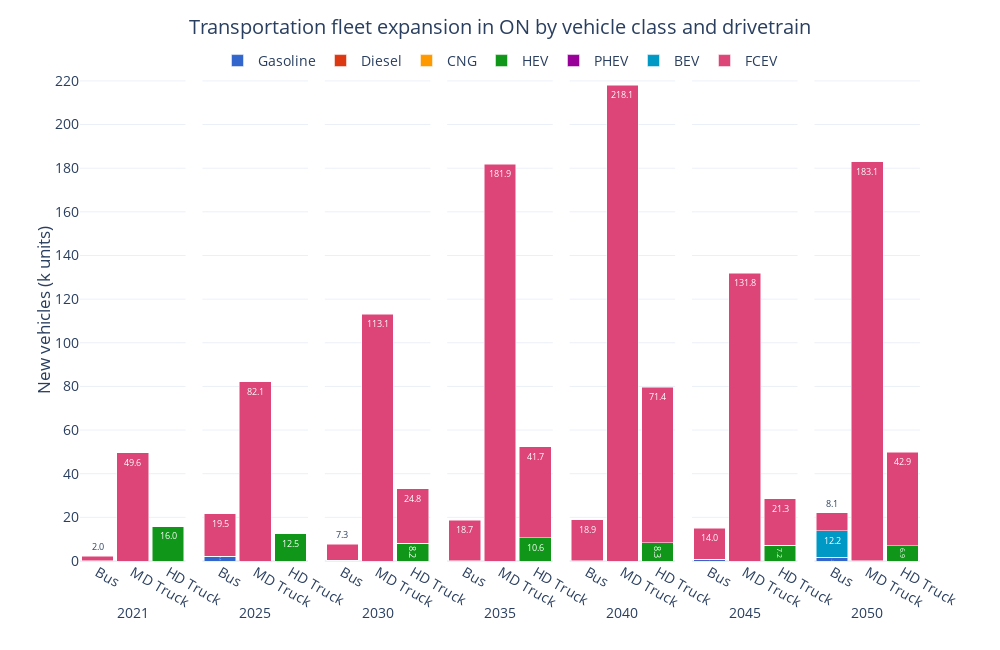

Source (notebook cell):
### Code cell
ref_fig = ref_trnnewcap[ref_trnnewcap['Vehicle Class'].isin(['Bus', 'MD Truck', 'HD Truck'])][['Period', 'Vehicle Class', 'New Capacity', 'Carrier']].groupby(['Period', 'Vehicle Class', 'Carrier'], as_index=False).sum()
ref_fig['New Capacity (M units)'] = ref_fig['New Capacity']/1E3

ref_fig['Carrier'] = pd.Categorical(ref_fig['Carrier'], categories=drivetrain_order, ordered=True)
ref_fig = ref_fig.sort_values(['Carrier', 'Period'])

fig = px.bar(ref_fig, 
             x='Vehicle Class', 
             y='New Capacity', 
             color='Carrier', 
             barmode='stack', 
             facet_col='Period',
             facet_col_spacing=2E-2,
             template='plotly_white',
             color_discrete_sequence=px.colors.qualitative.G10[:7] + px.colors.qualitative.G10[8:],
             text_auto='.1f',
             width=1000, height=650,
             )

fig.update_layout(title=dict(
        text='Transportation fleet expansion in ON by vehicle class and drivetrain',
        x=0.5, 
        y=0.97,
        xanchor='center',
        yanchor='top'
    ),
    xaxis=dict(title='Period'),
    yaxis=dict(title='New vehicles (k units)',
               dtick=20),
    yaxis_title_standoff=0,
    legend_title_text='',
    bargap=0.1,
    legend=dict(
        orientation='h',  
        yanchor='top',
        y=1.03,  
        xanchor='center',
        x=0.5),
    font=dict(
        # family="Open Sans",
        size=14)
    )

for annotation in fig.layout.annotations:
    annotation.text = annotation.text.split('=')[1]
    annotation.y = -0.08  
    annotation.yanchor = 'top' 

for axis in fig.layout:
    if axis.startswith('yaxis'):
        fig.layout[axis].dtick = 20

for axis in fig.layout:
    if axis.startswith('xaxis'):
        fig.layout[axis].title.text = ''

fig.for_each_trace(lambda trace: trace.update(textfont=dict(size=9)))

fig.show()

### Figure 1 — Plotly figure (JSON) as saved in the notebook; plotly's stock layout.template omitted (floating-point values rounded to 4 significant figures)
{"data": [{"alignmentgroup": "True", "hovertemplate": "Carrier=Gasoline<br>Period=2021<br>Vehicle Class=%{x}<br>New Capacity=%{y}<extra></extra>", "legendgroup": "Gasoline", "marker": {"color": "#3366CC", "pattern": {"shape": ""}}, "name": "Gasoline", "offsetgroup": "Gasoline", "orientation": "v", "showlegend": true, "textfont": {"size": 9}, "textposition": "auto", "texttemplate": "%{y:.1f}", "type": "bar", "x": ["Bus", "MD Truck"], "xaxis": "x", "y": [0.1083, 0], "yaxis": "y"}, {"alignmentgroup": "True", "hovertemplate": "Carrier=Gasoline<br>Period=2025<br>Vehicle Class=%{x}<br>New Capacity=%{y}<extra></extra>", "legendgroup": "Gasoline", "marker": {"color": "#3366CC", "pattern": {"shape": ""}}, "name": "Gasoline", "offsetgroup": "Gasoline", "orientation": "v", "showlegend": false, "textfont": {"size": 9}, "textposition": "auto", "texttemplate": "%{y:.1f}", "type": "bar", "x": ["Bus", "MD Truck"], "xaxis": "x2", "y": [2.128, 0], "yaxis": "y2"}, {"alignmentgroup": "True", "hovertemplate": "Carrier=Gasoline<br>Period=2030<br>Vehicle Class=%{x}<br>New Capacity=%{y}<extra></extra>", "legendgroup": "Gasoline", "marker": {"color": "#3366CC", "pattern": {"shape": ""}}, "name": "Gasoline", "offsetgroup": "Gasoline", "orientation": "v", "showlegend": false, "textfont": {"size": 9}, "textposition": "auto", "texttemplate": "%{y:.1f}", "type": "bar", "x": ["Bus", "MD Truck"], "xaxis": "x3", "y": [0.3799, 0], "yaxis": "y3"}, {"alignmentgroup": "True", "hovertemplate": "Carrier=Gasoline<br>Period=2035<br>Vehicle Class=%{x}<br>New Capacity=%{y}<extra></extra>", "legendgroup": "Gasoline", "marker": {"color": "#3366CC", "pattern": {"shape": ""}}, "name": "Gasoline", "offsetgroup": "Gasoline", "orientation": "v", "showlegend": false, "textfont": {"size": 9}, "textposition": "auto", "texttemplate": "%{y:.1f}", "type": "bar", "x": ["Bus", "MD Truck"], "xaxis": "x4", "y": [0.08174, 0], "yaxis": "y4"}, {"alignmentgroup": "True", "hovertemplate": "Carrier=Gasoline<br>Period=2040<br>Vehicle Class=%{x}<br>New Capacity=%{y}<extra></extra>", "legendgroup": "Gasoline", "marker": {"color": "#3366CC", "pattern": {"shape": ""}}, "name": "Gasoline", "offsetgroup": "Gasoline", "orientation": "v", "showlegend": false, "textfont": {"size": 9}, "textposition": "auto", "texttemplate": "%{y:.1f}", "type": "bar", "x": ["Bus", "MD Truck"], "xaxis": "x5", "y": [0.01528, 0], "yaxis": "y5"}, {"alignmentgroup": "True", "hovertemplate": "Carrier=Gasoline<br>Period=2045<br>Vehicle Class=%{x}<br>New Capacity=%{y}<extra></extra>", "legendgroup": "Gasoline", "marker": {"color": "#3366CC", "pattern": {"shape": ""}}, "name": "Gasoline", "offsetgroup": "Gasoline", "orientation": "v", "showlegend": false, "textfont": {"size": 9}, "textposition": "auto", "texttemplate": "%{y:.1f}", "type": "bar", "x": ["Bus", "MD Truck"], "xaxis": "x6", "y": [0.9065, 0], "yaxis": "y6"}, {"alignmentgroup": "True", "hovertemplate": "Carrier=Gasoline<br>Period=2050<br>Vehicle Class=%{x}<br>New Capacity=%{y}<extra></extra>", "legendgroup": "Gasoline", "marker": {"color": "#3366CC", "pattern": {"shape": ""}}, "name": "Gasoline", "offsetgroup": "Gasoline", "orientation": "v", "showlegend": false, "textfont": {"size": 9}, "textposition": "auto", "texttemplate": "%{y:.1f}", "type": "bar", "x": ["Bus", "MD Truck"], "xaxis": "x7", "y": [1.727, 0], "yaxis": "y7"}, {"alignmentgroup": "True", "hovertemplate": "Carrier=Diesel<br>Period=2021<br>Vehicle Class=%{x}<br>New Capacity=%{y}<extra></extra>", "legendgroup": "Diesel", "marker": {"color": "#DC3912", "pattern": {"shape": ""}}, "name": "Diesel", "offsetgroup": "Diesel", "orientation": "v", "showlegend": true, "textfont": {"size": 9}, "textposition": "auto", "texttemplate": "%{y:.1f}", "type": "bar", "x": ["Bus", "HD Truck", "MD Truck"], "xaxis": "x", "y": [0, 0, 0], "yaxis": "y"}, {"alignmentgroup": "True", "hovertemplate": "Carrier=Diesel<br>Period=2025<br>Vehicle Class=%{x}<br>New Capacity=%{y}<extra></extra>", "legendgroup": "Diesel", "marker": {"color": "#DC3912", "pattern": {"shape": ""}}, "name": "Diesel", "offsetgroup": "Diesel", "orientation": "v", "showlegend": false, "textfont": {"size": 9}, "textposition": "auto", "texttemplate": "%{y:.1f}", "type": "bar", "x": ["Bus", "HD Truck", "MD Truck"], "xaxis": "x2", "y": [0, 0, 0], "yaxis": "y2"}, {"alignmentgroup": "True", "hovertemplate": "Carrier=Diesel<br>Period=2030<br>Vehicle Class=%{x}<br>New Capacity=%{y}<extra></extra>", "legendgroup": "Diesel", "marker": {"color": "#DC3912", "pattern": {"shape": ""}}, "name": "Diesel", "offsetgroup": "Diesel", "orientation": "v", "showlegend": false, "textfont": {"size": 9}, "textposition": "auto", "texttemplate": "%{y:.1f}", "type": "bar", "x": ["Bus", "HD Truck", "MD Truck"], "xaxis": "x3", "y": [0, 0, 0], "yaxis": "y3"}, {"alignmentgroup": "True", "hovertemplate": "Carrier=Diesel<br>Period=2035<br>Vehicle Class=%{x}<br>New Capacity=%{y}<extra></extra>", "legendgroup": "Diesel", "marker": {"color": "#DC3912", "pattern": {"shape": ""}}, "name": "Diesel", "offsetgroup": "Diesel", "orientation": "v", "showlegend": false, "textfont": {"size": 9}, "textposition": "auto", "texttemplate": "%{y:.1f}", "type": "bar", "x": ["Bus", "HD Truck", "MD Truck"], "xaxis": "x4", "y": [0, 0, 0], "yaxis": "y4"}, {"alignmentgroup": "True", "hovertemplate": "Carrier=Diesel<br>Period=2040<br>Vehicle Class=%{x}<br>New Capacity=%{y}<extra></extra>", "legendgroup": "Diesel", "marker": {"color": "#DC3912", "pattern": {"shape": ""}}, "name": "Diesel", "offsetgroup": "Diesel", "orientation": "v", "showlegend": false, "textfont": {"size": 9}, "textposition": "auto", "texttemplate": "%{y:.1f}", "type": "bar", "x": ["Bus", "HD Truck", "MD Truck"], "xaxis": "x5", "y": [0, 0, 0], "yaxis": "y5"}, {"alignmentgroup": "True", "hovertemplate": "Carrier=Diesel<br>Period=2045<br>Vehicle Class=%{x}<br>New Capacity=%{y}<extra></extra>", "legendgroup": "Diesel", "marker": {"color": "#DC3912", "pattern": {"shape": ""}}, "name": "Diesel", "offsetgroup": "Diesel", "orientation": "v", "showlegend": false, "textfont": {"size": 9}, "textposition": "auto", "texttemplate": "%{y:.1f}", "type": "bar", "x": ["Bus", "HD Truck", "MD Truck"], "xaxis": "x6", "y": [0, 0, 0], "yaxis": "y6"}, {"alignmentgroup": "True", "hovertemplate": "Carrier=Diesel<br>Period=2050<br>Vehicle Class=%{x}<br>New Capacity=%{y}<extra></extra>", "legendgroup": "Diesel", "marker": {"color": "#DC3912", "pattern": {"shape": ""}}, "name": "Diesel", "offsetgroup": "Diesel", "orientation": "v", "showlegend": false, "textfont": {"size": 9}, "textposition": "auto", "texttemplate": "%{y:.1f}", "type": "bar", "x": ["Bus", "HD Truck", "MD Truck"], "xaxis": "x7", "y": [0, 0, 0], "yaxis": "y7"}, {"alignmentgroup": "True", "hovertemplate": "Carrier=CNG<br>Period=2021<br>Vehicle Class=%{x}<br>New Capacity=%{y}<extra></extra>", "legendgroup": "CNG", "marker": {"color": "#FF9900", "pattern": {"shape": ""}}, "name": "CNG", "offsetgroup": "CNG", "orientation": "v", "showlegend": true, "textfont": {"size": 9}, "textposition": "auto", "texttemplate": "%{y:.1f}", "type": "bar", "x": ["Bus"], "xaxis": "x", "y": [0], "yaxis": "y"}, {"alignmentgroup": "True", "hovertemplate": "Carrier=CNG<br>Period=2025<br>Vehicle Class=%{x}<br>New Capacity=%{y}<extra></extra>", "legendgroup": "CNG", "marker": {"color": "#FF9900", "pattern": {"shape": ""}}, "name": "CNG", "offsetgroup": "CNG", "orientation": "v", "showlegend": false, "textfont": {"size": 9}, "textposition": "auto", "texttemplate": "%{y:.1f}", "type": "bar", "x": ["Bus"], "xaxis": "x2", "y": [0], "yaxis": "y2"}, {"alignmentgroup": "True", "hovertemplate": "Carrier=CNG<br>Period=2030<br>Vehicle Class=%{x}<br>New Capacity=%{y}<extra></extra>", "legendgroup": "CNG", "marker": {"color": "#FF9900", "pattern": {"shape": ""}}, "name": "CNG", "offsetgroup": "CNG", "orientation": "v", "showlegend": false, "textfont": {"size": 9}, "textposition": "auto", "texttemplate": "%{y:.1f}", "type": "bar", "x": ["Bus"], "xaxis": "x3", "y": [0], "yaxis": "y3"}, {"alignmentgroup": "True", "hovertemplate": "Carrier=CNG<br>Period=2035<br>Vehicle Class=%{x}<br>New Capacity=%{y}<extra></extra>", "legendgroup": "CNG", "marker": {"color": "#FF9900", "pattern": {"shape": ""}}, "name": "CNG", "offsetgroup": "CNG", "orientation": "v", "showlegend": false, "textfont": {"size": 9}, "textposition": "auto", "texttemplate": "%{y:.1f}", "type": "bar", "x": ["Bus"], "xaxis": "x4", "y": [0], "yaxis": "y4"}, {"alignmentgroup": "True", "hovertemplate": "Carrier=CNG<br>Period=2040<br>Vehicle Class=%{x}<br>New Capacity=%{y}<extra></extra>", "legendgroup": "CNG", "marker": {"color": "#FF9900", "pattern": {"shape": ""}}, "name": "CNG", "offsetgroup": "CNG", "orientation": "v", "showlegend": false, "textfont": {"size": 9}, "textposition": "auto", "texttemplate": "%{y:.1f}", "type": "bar", "x": ["Bus"], "xaxis": "x5", "y": [0], "yaxis": "y5"}, {"alignmentgroup": "True", "hovertemplate": "Carrier=CNG<br>Period=2045<br>Vehicle Class=%{x}<br>New Capacity=%{y}<extra></extra>", "legendgroup": "CNG", "marker": {"color": "#FF9900", "pattern": {"shape": ""}}, "name": "CNG", "offsetgroup": "CNG", "orientation": "v", "showlegend": false, "textfont": {"size": 9}, "textposition": "auto", "texttemplate": "%{y:.1f}", "type": "bar", "x": ["Bus"], "xaxis": "x6", "y": [0], "yaxis": "y6"}, {"alignmentgroup": "True", "hovertemplate": "Carrier=CNG<br>Period=2050<br>Vehicle Class=%{x}<br>New Capacity=%{y}<extra></extra>", "legendgroup": "CNG", "marker": {"color": "#FF9900", "pattern": {"shape": ""}}, "name": "CNG", "offsetgroup": "CNG", "orientation": "v", "showlegend": false, "textfont": {"size": 9}, "textposition": "auto", "texttemplate": "%{y:.1f}", "type": "bar", "x": ["Bus"], "xaxis": "x7", "y": [0], "yaxis": "y7"}, {"alignmentgroup": "True", "hovertemplate": "Carrier=HEV<br>Period=2021<br>Vehicle Class=%{x}<br>New Capacity=%{y}<extra></extra>", "legendgroup": "HEV", "marker": {"color": "#109618", "pattern": {"shape": ""}}, "name": "HEV", "offsetgroup": "HEV", "orientation": "v", "showlegend": true, "textfont": {"size": 9}, "textposition": "auto", "texttemplate": "%{y:.1f}", "type": "bar", "x": ["Bus", "HD Truck", "MD Truck"], "xaxis": "x", "y": [0, 15.98, 0], "yaxis": "y"}, {"alignmentgroup": "True", "hovertemplate": "Carrier=HEV<br>Period=2025<br>Vehicle Class=%{x}<br>New Capacity=%{y}<extra></extra>", "legendgroup": "HEV", "marker": {"color": "#109618", "pattern": {"shape": ""}}, "name": "HEV", "offsetgroup": "HEV", "orientation": "v", "showlegend": false, "textfont": {"size": 9}, "textposition": "auto", "texttemplate": "%{y:.1f}", "type": "bar", "x": ["Bus", "HD Truck", "MD Truck"], "xaxis": "x2", "y": [0, 12.54, 0], "yaxis": "y2"}, {"alignmentgroup": "True", "hovertemplate": "Carrier=HEV<br>Period=2030<br>Vehicle Class=%{x}<br>New Capacity=%{y}<extra></extra>", "legendgroup": "HEV", "marker": {"color": "#109618", "pattern": {"shape": ""}}, "name": "HEV", "offsetgroup": "HEV", "orientation": "v", "showlegend": false, "textfont": {"size": 9}, "textposition": "auto", "texttemplate": "%{y:.1f}", "type": "bar", "x": ["Bus", "HD Truck", "MD Truck"], "xaxis": "x3", "y": [0, 8.202, 0], "yaxis": "y3"}, {"alignmentgroup": "True", "hovertemplate": "Carrier=HEV<br>Period=2035<br>Vehicle Class=%{x}<br>New Capacity=%{y}<extra></extra>", "legendgroup": "HEV", "marker": {"color": "#109618", "pattern": {"shape": ""}}, "name": "HEV", "offsetgroup": "HEV", "orientation": "v", "showlegend": false, "textfont": {"size": 9}, "textposition": "auto", "texttemplate": "%{y:.1f}", "type": "bar", "x": ["Bus", "HD Truck", "MD Truck"], "xaxis": "x4", "y": [0, 10.56, 0], "yaxis": "y4"}, {"alignmentgroup": "True", "hovertemplate": "Carrier=HEV<br>Period=2040<br>Vehicle Class=%{x}<br>New Capacity=%{y}<extra></extra>", "legendgroup": "HEV", "marker": {"color": "#109618", "pattern": {"shape": ""}}, "name": "HEV", "offsetgroup": "HEV", "orientation": "v", "showlegend": false, "textfont": {"size": 9}, "textposition": "auto", "texttemplate": "%{y:.1f}", "type": "bar", "x": ["Bus", "HD Truck", "MD Truck"], "xaxis": "x5", "y": [0, 8.283, 0], "yaxis": "y5"}, {"alignmentgroup": "True", "hovertemplate": "Carrier=HEV<br>Period=2045<br>Vehicle Class=%{x}<br>New Capacity=%{y}<extra></extra>", "legendgroup": "HEV", "marker": {"color": "#109618", "pattern": {"shape": ""}}, "name": "HEV", "offsetgroup": "HEV", "orientation": "v", "showlegend": false, "textfont": {"size": 9}, "textposition": "auto", "texttemplate": "%{y:.1f}", "type": "bar", "x": ["Bus", "HD Truck", "MD Truck"], "xaxis": "x6", "y": [0, 7.215, 0], "yaxis": "y6"}, {"alignmentgroup": "True", "hovertemplate": "Carrier=HEV<br>Period=2050<br>Vehicle Class=%{x}<br>New Capacity=%{y}<extra></extra>", "legendgroup": "HEV", "marker": {"color": "#109618", "pattern": {"shape": ""}}, "name": "HEV", "offsetgroup": "HEV", "orientation": "v", "showlegend": false, "textfont": {"size": 9}, "textposition": "auto", "texttemplate": "%{y:.1f}", "type": "bar", "x": ["Bus", "HD Truck", "MD Truck"], "xaxis": "x7", "y": [0, 6.889, 0], "yaxis": "y7"}, {"alignmentgroup": "True", "hovertemplate": "Carrier=PHEV<br>Period=2021<br>Vehicle Class=%{x}<br>New Capacity=%{y}<extra></extra>", "legendgroup": "PHEV", "marker": {"color": "#990099", "pattern": {"shape": ""}}, "name": "PHEV", "offsetgroup": "PHEV", "orientation": "v", "showlegend": true, "textfont": {"size": 9}, "textposition": "auto", "texttemplate": "%{y:.1f}", "type": "bar", "x": ["Bus", "HD Truck", "MD Truck"], "xaxis": "x", "y": [0, 0, 0], "yaxis": "y"}, {"alignmentgroup": "True", "hovertemplate": "Carrier=PHEV<br>Period=2025<br>Vehicle Class=%{x}<br>New Capacity=%{y}<extra></extra>", "legendgroup": "PHEV", "marker": {"color": "#990099", "pattern": {"shape": ""}}, "name": "PHEV", "offsetgroup": "PHEV", "orientation": "v", "showlegend": false, "textfont": {"size": 9}, "textposition": "auto", "texttemplate": "%{y:.1f}", "type": "bar", "x": ["Bus", "HD Truck", "MD Truck"], "xaxis": "x2", "y": [0, 0, 0], "yaxis": "y2"}, {"alignmentgroup": "True", "hovertemplate": "Carrier=PHEV<br>Period=2030<br>Vehicle Class=%{x}<br>New Capacity=%{y}<extra></extra>", "legendgroup": "PHEV", "marker": {"color": "#990099", "pattern": {"shape": ""}}, "name": "PHEV", "offsetgroup": "PHEV", "orientation": "v", "showlegend": false, "textfont": {"size": 9}, "textposition": "auto", "texttemplate": "%{y:.1f}", "type": "bar", "x": ["Bus", "HD Truck", "MD Truck"], "xaxis": "x3", "y": [0, 0, 0], "yaxis": "y3"}, {"alignmentgroup": "True", "hovertemplate": "Carrier=PHEV<br>Period=2035<br>Vehicle Class=%{x}<br>New Capacity=%{y}<extra></extra>", "legendgroup": "PHEV", "marker": {"color": "#990099", "pattern": {"shape": ""}}, "name": "PHEV", "offsetgroup": "PHEV", "orientation": "v", "showlegend": false, "textfont": {"size": 9}, "textposition": "auto", "texttemplate": "%{y:.1f}", "type": "bar", "x": ["Bus", "HD Truck", "MD Truck"], "xaxis": "x4", "y": [0, 0, 0], "yaxis": "y4"}, {"alignmentgroup": "True", "hovertemplate": "Carrier=PHEV<br>Period=2040<br>Vehicle Class=%{x}<br>New Capacity=%{y}<extra></extra>", "legendgroup": "PHEV", "marker": {"color": "#990099", "pattern": {"shape": ""}}, "name": "PHEV", "offsetgroup": "PHEV", "orientation": "v", "showlegend": false, "textfont": {"size": 9}, "textposition": "auto", "texttemplate": "%{y:.1f}", "type": "bar", "x": ["Bus", "HD Truck", "MD Truck"], "xaxis": "x5", "y": [0, 0, 0], "yaxis": "y5"}, {"alignmentgroup": "True", "hovertemplate": "Carrier=PHEV<br>Period=2045<br>Vehicle Class=%{x}<br>New Capacity=%{y}<extra></extra>", "legendgroup": "PHEV", "marker": {"color": "#990099", "pattern": {"shape": ""}}, "name": "PHEV", "offsetgroup": "PHEV", "orientation": "v", "showlegend": false, "textfont": {"size": 9}, "textposition": "auto", "texttemplate": "%{y:.1f}", "type": "bar", "x": ["Bus", "HD Truck", "MD Truck"], "xaxis": "x6", "y": [0, 0, 0], "yaxis": "y6"}, {"alignmentgroup": "True", "hovertemplate": "Carrier=PHEV<br>Period=2050<br>Vehicle Class=%{x}<br>New Capacity=%{y}<extra></extra>", "legendgroup": "PHEV", "marker": {"color": "#990099", "pattern": {"shape": ""}}, "name": "PHEV", "offsetgroup": "PHEV", "orientation": "v", "showlegend": false, "textfont": {"size": 9}, "textposition": "auto", "texttemplate": "%{y:.1f}", "type": "bar", "x": ["Bus", "HD Truck", "MD Truck"], "xaxis": "x7", "y": [0, 0, 0], "yaxis": "y7"}, {"alignmentgroup": "True", "hovertemplate": "Carrier=BEV<br>Period=2021<br>Vehicle Class=%{x}<br>New Capacity=%{y}<extra></extra>", "legendgroup": "BEV", "marker": {"color": "#0099C6", "pattern": {"shape": ""}}, "name": "BEV", "offsetgroup": "BEV", "orientation": "v", "showlegend": true, "textfont": {"size": 9}, "textposition": "auto", "texttemplate": "%{y:.1f}", "type": "bar", "x": ["Bus", "HD Truck", "MD Truck"], "xaxis": "x", "y": [0, 0, 0], "yaxis": "y"}, {"alignmentgroup": "True", "hovertemplate": "Carrier=BEV<br>Period=2025<br>Vehicle Class=%{x}<br>New Capacity=%{y}<extra></extra>", "legendgroup": "BEV", "marker": {"color": "#0099C6", "pattern": {"shape": ""}}, "name": "BEV", "offsetgroup": "BEV", "orientation": "v", "showlegend": false, "textfont": {"size": 9}, "textposition": "auto", "texttemplate": "%{y:.1f}", "type": "bar", "x": ["Bus", "HD Truck", "MD Truck"], "xaxis": "x2", "y": [0, 0, 0.0002249], "yaxis": "y2"}, {"alignmentgroup": "True", "hovertemplate": "Carrier=BEV<br>Period=2030<br>Vehicle Class=%{x}<br>New Capacity=%{y}<extra></extra>", "legendgroup": "BEV", "marker": {"color": "#0099C6", "pattern": {"shape": ""}}, "name": "BEV", "offsetgroup": "BEV", "orientation": "v", "showlegend": false, "textfont": {"size": 9}, "textposition": "auto", "texttemplate": "%{y:.1f}", "type": "bar", "x": ["Bus", "HD Truck", "MD Truck"], "xaxis": "x3", "y": [0, 0, 0.0006664], "yaxis": "y3"}, {"alignmentgroup": "True", "hovertemplate": "Carrier=BEV<br>Period=2035<br>Vehicle Class=%{x}<br>New Capacity=%{y}<extra></extra>", "legendgroup": "BEV", "marker": {"color": "#0099C6", "pattern": {"shape": ""}}, "name": "BEV", "offsetgroup": "BEV", "orientation": "v", "showlegend": false, "textfont": {"size": 9}, "textposition": "auto", "texttemplate": "%{y:.1f}", "type": "bar", "x": ["Bus", "HD Truck", "MD Truck"], "xaxis": "x4", "y": [0.0003126, 0, 0.001832], "yaxis": "y4"}, {"alignmentgroup": "True", "hovertemplate": "Carrier=BEV<br>Period=2040<br>Vehicle Class=%{x}<br>New Capacity=%{y}<extra></extra>", "legendgroup": "BEV", "marker": {"color": "#0099C6", "pattern": {"shape": ""}}, "name": "BEV", "offsetgroup": "BEV", "orientation": "v", "showlegend": false, "textfont": {"size": 9}, "textposition": "auto", "texttemplate": "%{y:.1f}", "type": "bar", "x": ["Bus", "HD Truck", "MD Truck"], "xaxis": "x5", "y": [0.002103, 0, 0.002044], "yaxis": "y5"}, {"alignmentgroup": "True", "hovertemplate": "Carrier=BEV<br>Period=2045<br>Vehicle Class=%{x}<br>New Capacity=%{y}<extra></extra>", "legendgroup": "BEV", "marker": {"color": "#0099C6", "pattern": {"shape": ""}}, "name": "BEV", "offsetgroup": "BEV", "orientation": "v", "showlegend": false, "textfont": {"size": 9}, "textposition": "auto", "texttemplate": "%{y:.1f}", "type": "bar", "x": ["Bus", "HD Truck", "MD Truck"], "xaxis": "x6", "y": [0.002006, 0, 0.0003911], "yaxis": "y6"}, {"alignmentgroup": "True", "hovertemplate": "Carrier=BEV<br>Period=2050<br>Vehicle Class=%{x}<br>New Capacity=%{y}<extra></extra>", "legendgroup": "BEV", "marker": {"color": "#0099C6", "pattern": {"shape": ""}}, "name": "BEV", "offsetgroup": "BEV", "orientation": "v", "showlegend": false, "textfont": {"size": 9}, "textposition": "auto", "texttemplate": "%{y:.1f}", "type": "bar", "x": ["Bus", "HD Truck", "MD Truck"], "xaxis": "x7", "y": [12.17, 0, 0.005737], "yaxis": "y7"}, {"alignmentgroup": "True", "hovertemplate": "Carrier=FCEV<br>Period=2021<br>Vehicle Class=%{x}<br>New Capacity=%{y}<extra></extra>", "legendgroup": "FCEV", "marker": {"color": "#DD4477", "pattern": {"shape": ""}}, "name": "FCEV", "offsetgroup": "FCEV", "orientation": "v", "showlegend": true, "textfont": {"size": 9}, "textposition": "auto", "texttemplate": "%{y:.1f}", "type": "bar", "x": ["Bus", "HD Truck", "MD Truck"], "xaxis": "x", "y": [2.042, 1.031e-05, 49.56], "yaxis": "y"}, {"alignmentgroup": "True", "hovertemplate": "Carrier=FCEV<br>Period=2025<br>Vehicle Class=%{x}<br>New Capacity=%{y}<extra></extra>", "legendgroup": "FCEV", "marker": {"color": "#DD4477", "pattern": {"shape": ""}}, "name": "FCEV", "offsetgroup": "FCEV", "orientation": "v", "showlegend": false, "textfont": {"size": 9}, "textposition": "auto", "texttemplate": "%{y:.1f}", "type": "bar", "x": ["Bus", "HD Truck", "MD Truck"], "xaxis": "x2", "y": [19.53, 2.999e-05, 82.13], "yaxis": "y2"}, {"alignmentgroup": "True", "hovertemplate": "Carrier=FCEV<br>Period=2030<br>Vehicle Class=%{x}<br>New Capacity=%{y}<extra></extra>", "legendgroup": "FCEV", "marker": {"color": "#DD4477", "pattern": {"shape": ""}}, "name": "FCEV", "offsetgroup": "FCEV", "orientation": "v", "showlegend": false, "textfont": {"size": 9}, "textposition": "auto", "texttemplate": "%{y:.1f}", "type": "bar", "x": ["Bus", "HD Truck", "MD Truck"], "xaxis": "x3", "y": [7.316, 24.84, 113.1], "yaxis": "y3"}, {"alignmentgroup": "True", "hovertemplate": "Carrier=FCEV<br>Period=2035<br>Vehicle Class=%{x}<br>New Capacity=%{y}<extra></extra>", "legendgroup": "FCEV", "marker": {"color": "#DD4477", "pattern": {"shape": ""}}, "name": "FCEV", "offsetgroup": "FCEV", "orientation": "v", "showlegend": false, "textfont": {"size": 9}, "textposition": "auto", "texttemplate": "%{y:.1f}", "type": "bar", "x": ["Bus", "HD Truck", "MD Truck"], "xaxis": "x4", "y": [18.68, 41.73, 181.9], "yaxis": "y4"}, {"alignmentgroup": "True", "hovertemplate": "Carrier=FCEV<br>Period=2040<br>Vehicle Class=%{x}<br>New Capacity=%{y}<extra></extra>", "legendgroup": "FCEV", "marker": {"color": "#DD4477", "pattern": {"shape": ""}}, "name": "FCEV", "offsetgroup": "FCEV", "orientation": "v", "showlegend": false, "textfont": {"size": 9}, "textposition": "auto", "texttemplate": "%{y:.1f}", "type": "bar", "x": ["Bus", "HD Truck", "MD Truck"], "xaxis": "x5", "y": [18.9, 71.38, 218.1], "yaxis": "y5"}, {"alignmentgroup": "True", "hovertemplate": "Carrier=FCEV<br>Period=2045<br>Vehicle Class=%{x}<br>New Capacity=%{y}<extra></extra>", "legendgroup": "FCEV", "marker": {"color": "#DD4477", "pattern": {"shape": ""}}, "name": "FCEV", "offsetgroup": "FCEV", "orientation": "v", "showlegend": false, "textfont": {"size": 9}, "textposition": "auto", "texttemplate": "%{y:.1f}", "type": "bar", "x": ["Bus", "HD Truck", "MD Truck"], "xaxis": "x6", "y": [14.02, 21.34, 131.8], "yaxis": "y6"}, {"alignmentgroup": "True", "hovertemplate": "Carrier=FCEV<br>Period=2050<br>Vehicle Class=%{x}<br>New Capacity=%{y}<extra></extra>", "legendgroup": "FCEV", "marker": {"color": "#DD4477", "pattern": {"shape": ""}}, "name": "FCEV", "offsetgroup": "FCEV", "orientation": "v", "showlegend": false, "textfont": {"size": 9}, "textposition": "auto", "texttemplate": "%{y:.1f}", "type": "bar", "x": ["Bus", "HD Truck", "MD Truck"], "xaxis": "x7", "y": [8.124, 42.89, 183.1], "yaxis": "y7"}], "layout": {"annotations": [{"font": {}, "showarrow": false, "text": "2021", "x": 0.06286, "xanchor": "center", "xref": "paper", "y": -0.08, "yanchor": "top", "yref": "paper"}, {"font": {}, "showarrow": false, "text": "2025", "x": 0.2086, "xanchor": "center", "xref": "paper", "y": -0.08, "yanchor": "top", "yref": "paper"}, {"font": {}, "showarrow": false, "text": "2030", "x": 0.3543, "xanchor": "center", "xref": "paper", "y": -0.08, "yanchor": "top", "yref": "paper"}, {"font": {}, "showarrow": false, "text": "2035", "x": 0.5, "xanchor": "center", "xref": "paper", "y": -0.08, "yanchor": "top", "yref": "paper"}, {"font": {}, "showarrow": false, "text": "2040", "x": 0.6457, "xanchor": "center", "xref": "paper", "y": -0.08, "yanchor": "top", "yref": "paper"}, {"font": {}, "showarrow": false, "text": "2045", "x": 0.7914, "xanchor": "center", "xref": "paper", "y": -0.08, "yanchor": "top", "yref": "paper"}, {"font": {}, "showarrow": false, "text": "2050", "x": 0.9371, "xanchor": "center", "xref": "paper", "y": -0.08, "yanchor": "top", "yref": "paper"}], "bargap": 0.1, "barmode": "stack", "font": {"size": 14}, "height": 650, "legend": {"orientation": "h", "title": {"text": ""}, "tracegroupgap": 0, "x": 0.5, "xanchor": "center", "y": 1.03, "yanchor": "top"}, "margin": {"t": 60}, "title": {"text": "Transportation fleet expansion in ON by vehicle class and drivetrain", "x": 0.5, "xanchor": "center", "y": 0.97, "yanchor": "top"}, "width": 1000, "xaxis": {"anchor": "y", "domain": [0, 0.1257], "title": {"text": ""}}, "xaxis2": {"anchor": "y2", "domain": [0.1457, 0.2714], "matches": "x", "title": {"text": ""}}, "xaxis3": {"anchor": "y3", "domain": [0.2914, 0.4171], "matches": "x", "title": {"text": ""}}, "xaxis4": {"anchor": "y4", "domain": [0.4371, 0.5629], "matches": "x", "title": {"text": ""}}, "xaxis5": {"anchor": "y5", "domain": [0.5829, 0.7086], "matches": "x", "title": {"text": ""}}, "xaxis6": {"anchor": "y6", "domain": [0.7286, 0.8543], "matches": "x", "title": {"text": ""}}, "xaxis7": {"anchor": "y7", "domain": [0.8743, 1.0], "matches": "x", "title": {"text": ""}}, "yaxis": {"anchor": "x", "domain": [0, 1], "dtick": 20, "title": {"standoff": 0, "text": "New vehicles (k units)"}}, "yaxis2": {"anchor": "x2", "domain": [0, 1], "dtick": 20, "matches": "y", "showticklabels": false}, "yaxis3": {"anchor": "x3", "domain": [0, 1], "dtick": 20, "matches": "y", "showticklabels": false}, "yaxis4": {"anchor": "x4", "domain": [0, 1], "dtick": 20, "matches": "y", "showticklabels": false}, "yaxis5": {"anchor": "x5", "domain": [0, 1], "dtick": 20, "matches": "y", "showticklabels": false}, "yaxis6": {"anchor": "x6", "domain": [0, 1], "dtick": 20, "matches": "y", "showticklabels": false}, "yaxis7": {"anchor": "x7", "domain": [0, 1], "dtick": 20, "matches": "y", "showticklabels": false}}}
